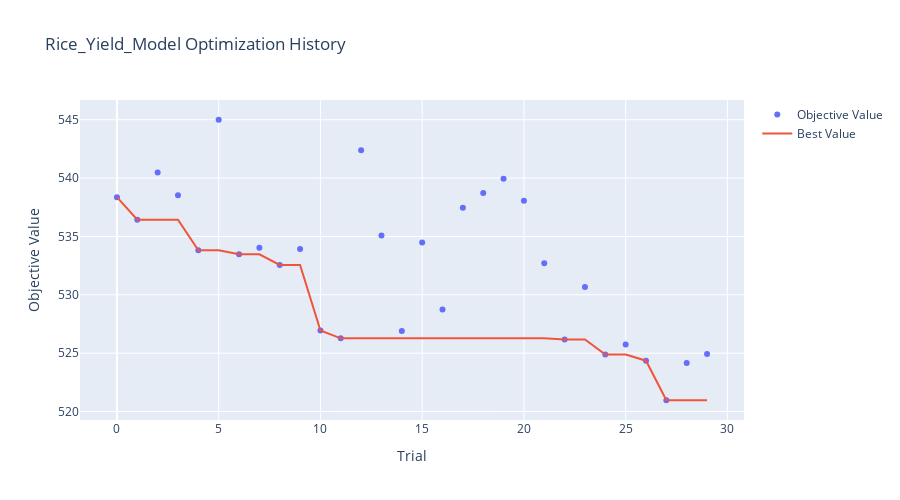
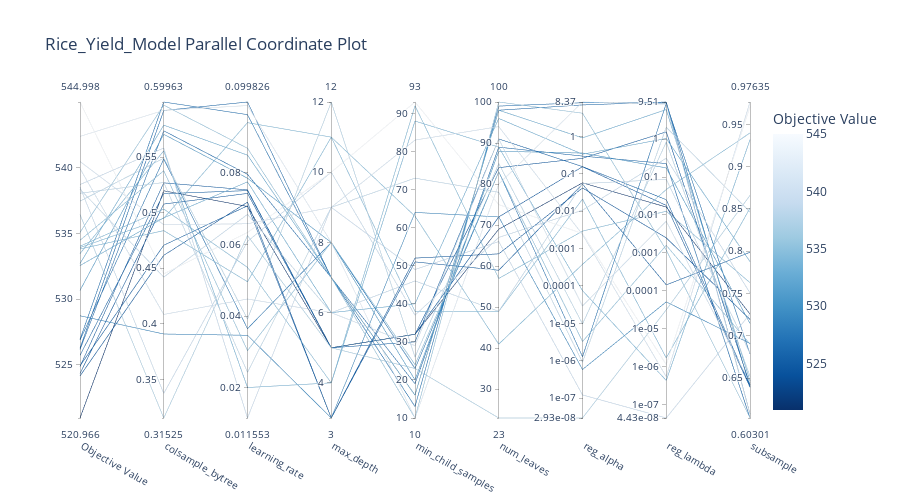
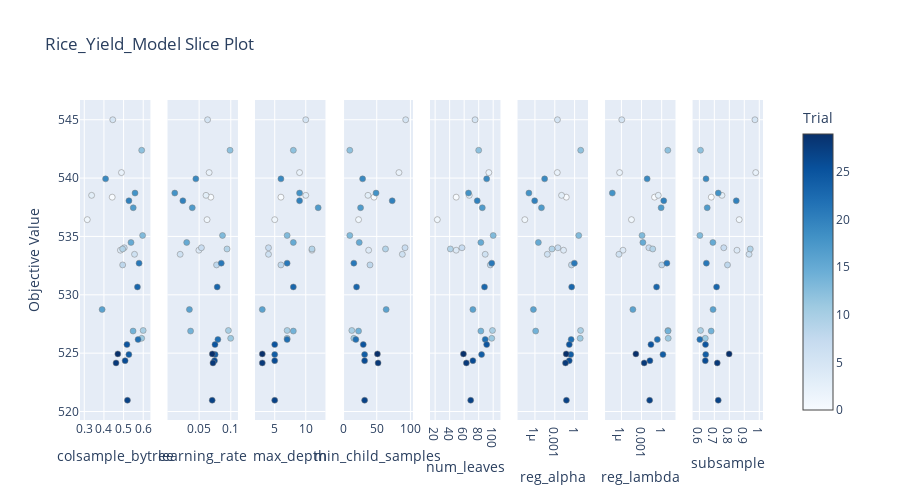
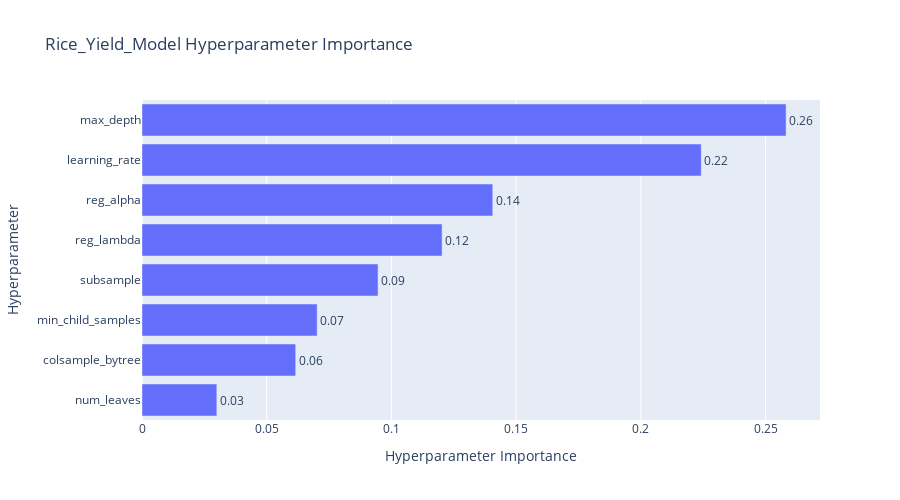

The code cell stored with these charts, in order, in its notebook:
### Markdown cell above
### 6. Optuna Visualization
Visualizing the tuning process to understand parameter importance and convergence.

### Code cell
# --- OPTUNA VISUALIZATIONS ---
name = "Rice_Yield_Model"

# 1. Optimization History
fig = plot_optimization_history(study)
fig.update_layout(title=f'{name} Optimization History', width=900, height=500)
# fig.write_image(f'optuna_{name}_history.png') # Optional save
fig.show()

# 2. Parallel Coordinate (Hyperparameter Relationships)
fig = plot_parallel_coordinate(study)
fig.update_layout(title=f'{name} Parallel Coordinate Plot', width=900, height=500)
# fig.write_image(f'optuna_{name}_parallel_coordinate.png')
fig.show()

# 3. Slice Plot (Individual Parameter impact)
fig = plot_slice(study)
fig.update_layout(title=f'{name} Slice Plot', width=900, height=500)
# fig.write_image(f'optuna_{name}_slice.png')
fig.show()

# 4. Parameter Importance
try:
    fig = plot_param_importances(study)
    fig.update_layout(title=f'{name} Hyperparameter Importance', width=900, height=500)
    # fig.write_image(f'optuna_{name}_param_importance.png')
    fig.show()
except (ValueError, RuntimeError) as e:
    print(f'Could not plot parameter importance: {e}')

### Figure 1 — Plotly figure (JSON) as saved in the notebook; plotly's stock layout.template omitted (floating-point values rounded to 4 significant figures)
{"data": [{"mode": "markers", "name": "Objective Value", "type": "scatter", "x": [0, 1, 2, 3, 4, 5, 6, 7, 8, 9, 10, 11, 12, 13, 14, 15, 16, 17, 18, 19, 20, 21, 22, 23, 24, 25, 26, 27, 28, 29], "y": [538.4, 536.4, 540.5, 538.5, 533.8, 545.0, 533.5, 534.0, 532.6, 533.9, 526.9, 526.3, 542.4, 535.1, 526.9, 534.5, 528.7, 537.5, 538.7, 539.9, 538.1, 532.7, 526.2, 530.7, 524.9, 525.7, 524.4, 521.0, 524.2, 524.9]}, {"mode": "lines", "name": "Best Value", "type": "scatter", "x": [0, 1, 2, 3, 4, 5, 6, 7, 8, 9, 10, 11, 12, 13, 14, 15, 16, 17, 18, 19, 20, 21, 22, 23, 24, 25, 26, 27, 28, 29], "y": [538.4, 536.4, 536.4, 536.4, 533.8, 533.8, 533.5, 533.5, 532.6, 532.6, 526.9, 526.3, 526.3, 526.3, 526.3, 526.3, 526.3, 526.3, 526.3, 526.3, 526.3, 526.3, 526.2, 526.2, 524.9, 524.9, 524.4, 521.0, 521.0, 521.0]}, {"marker": {"color": "#cccccc"}, "mode": "markers", "name": "Infeasible Trial", "showlegend": false, "type": "scatter", "x": [], "y": []}], "layout": {"height": 500, "title": {"text": "Rice_Yield_Model Optimization History"}, "width": 900, "xaxis": {"title": {"text": "Trial"}}, "yaxis": {"title": {"text": "Objective Value"}}}}

### Figure 2 — Plotly figure (JSON) as saved in the notebook; plotly's stock layout.template omitted (floating-point values rounded to 4 significant figures)
{"data": [{"dimensions": [{"label": "Objective Value", "range": [521.0, 545.0], "values": [538.4, 536.4, 540.5, 538.5, 533.8, 545.0, 533.5, 534.0, 532.6, 533.9, 526.9, 526.3, 542.4, 535.1, 526.9, 534.5, 528.7, 537.5, 538.7, 539.9, 538.1, 532.7, 526.2, 530.7, 524.9, 525.7, 524.4, 521.0, 524.2, 524.9]}, {"label": "colsample_bytree", "range": [0.3152, 0.5996], "values": [0.442, 0.3152, 0.4892, 0.3374, 0.4839, 0.445, 0.5556, 0.5033, 0.4954, 0.495, 0.5996, 0.592, 0.5921, 0.5968, 0.5483, 0.5377, 0.3909, 0.5491, 0.5582, 0.4084, 0.5272, 0.5788, 0.5737, 0.5706, 0.5269, 0.5171, 0.5078, 0.5197, 0.4616, 0.4707]}, {"label": "learning_rate", "range": [0.01155, 0.09983], "values": [0.06843, 0.06251, 0.06582, 0.06088, 0.04963, 0.06337, 0.02006, 0.05363, 0.07752, 0.09405, 0.09629, 0.09983, 0.09883, 0.08691, 0.03651, 0.03038, 0.03466, 0.03919, 0.01155, 0.04479, 0.02433, 0.08497, 0.07962, 0.07854, 0.07527, 0.07508, 0.07429, 0.07064, 0.07186, 0.07083]}, {"label": "max_depth", "range": [3, 12], "values": [6, 5, 9, 10, 11, 10, 4, 4, 6, 11, 7, 7, 8, 7, 8, 8, 3, 12, 9, 6, 9, 7, 7, 8, 5, 5, 5, 5, 3, 3]}, {"label": "min_child_samples", "range": [10, 93], "values": [46, 23, 83, 37, 38, 93, 88, 92, 40, 63, 13, 16, 10, 10, 23, 24, 64, 26, 49, 29, 73, 16, 19, 20, 32, 30, 32, 32, 52, 51]}, {"label": "num_leaves", "range": [23, 100], "values": [49, 23, 94, 67, 49, 75, 89, 57, 96, 41, 99, 98, 80, 100, 83, 83, 72, 85, 66, 91, 78, 98, 89, 88, 84, 91, 72, 69, 63, 59]}, {"label": "reg_alpha", "range": [-7.533, 0.9229], "ticktext": ["2.93e-08", "1e-07", "1e-06", "1e-05", "0.0001", "0.001", "0.01", "0.1", "1", "8.37"], "tickvals": [-7.533, -7, -6, -5, -4, -3, -2, -1, 0, 0.9229], "values": [-1.26, -7.533, -2.621, -1.973, -1.676, -2.597, -4.126, -2.532, -0.4749, -3.421, 0.9036, 0.8439, 0.9229, 0.6231, -5.893, -5.486, -6.235, -5.016, -6.916, -4.536, -6.041, -0.03651, -0.5244, -0.4435, -0.5836, -0.8058, -0.81, -1.24, -1.378, -1.274]}, {"label": "reg_lambda", "range": [-7.354, 0.9782], "ticktext": ["4.43e-08", "1e-07", "1e-06", "1e-05", "0.0001", "0.001", "0.01", "0.1", "1", "9.51"], "tickvals": [-7.354, -7, -6, -5, -4, -3, -2, -1, 0, 0.9782], "values": [-1.062, -4.502, -6.265, -0.5042, -5.769, -5.946, -6.364, -1.903, 0.01588, -1.329, 0.9526, 0.9782, 0.92, -2.925, 0.9387, -2.801, -4.292, -0.07866, -7.354, -2.164, 0.3118, 0.7786, -0.6449, -0.7597, 0.1907, -1.597, -1.748, -1.791, -2.604, -3.844]}, {"label": "subsample", "range": [0.603, 0.9764], "values": [0.6796, 0.8661, 0.9764, 0.7508, 0.8511, 0.971, 0.9318, 0.7629, 0.7879, 0.9398, 0.6077, 0.6393, 0.6072, 0.6032, 0.6787, 0.6903, 0.6912, 0.6522, 0.726, 0.6443, 0.8463, 0.6466, 0.603, 0.7148, 0.6424, 0.6409, 0.6395, 0.7259, 0.7195, 0.7988]}], "labelangle": 30, "labelside": "bottom", "line": {"color": [538.4, 536.4, 540.5, 538.5, 533.8, 545.0, 533.5, 534.0, 532.6, 533.9, 526.9, 526.3, 542.4, 535.1, 526.9, 534.5, 528.7, 537.5, 538.7, 539.9, 538.1, 532.7, 526.2, 530.7, 524.9, 525.7, 524.4, 521.0, 524.2, 524.9], "colorbar": {"title": {"text": "Objective Value"}}, "colorscale": [[0, "rgb(247,251,255)"], [0.125, "rgb(222,235,247)"], [0.25, "rgb(198,219,239)"], [0.375, "rgb(158,202,225)"], [0.5, "rgb(107,174,214)"], [0.625, "rgb(66,146,198)"], [0.75, "rgb(33,113,181)"], [0.875, "rgb(8,81,156)"], [1, "rgb(8,48,107)"]], "reversescale": true, "showscale": true}, "type": "parcoords"}], "layout": {"height": 500, "title": {"text": "Rice_Yield_Model Parallel Coordinate Plot"}, "width": 900}}

### Figure 3 — Plotly figure (JSON) as saved in the notebook; plotly's stock layout.template omitted (floating-point values rounded to 4 significant figures)
{"data": [{"marker": {"color": [0, 1, 2, 3, 4, 5, 6, 7, 8, 9, 10, 11, 12, 13, 14, 15, 16, 17, 18, 19, 20, 21, 22, 23, 24, 25, 26, 27, 28, 29], "colorbar": {"title": {"text": "Trial"}, "x": 1, "xpad": 40}, "colorscale": [[0, "rgb(247,251,255)"], [0.125, "rgb(222,235,247)"], [0.25, "rgb(198,219,239)"], [0.375, "rgb(158,202,225)"], [0.5, "rgb(107,174,214)"], [0.625, "rgb(66,146,198)"], [0.75, "rgb(33,113,181)"], [0.875, "rgb(8,81,156)"], [1, "rgb(8,48,107)"]], "line": {"color": "Grey", "width": 0.5}, "showscale": true}, "mode": "markers", "name": "Feasible Trial", "showlegend": false, "type": "scatter", "x": [0.442, 0.3152, 0.4892, 0.3374, 0.4839, 0.445, 0.5556, 0.5033, 0.4954, 0.495, 0.5996, 0.592, 0.5921, 0.5968, 0.5483, 0.5377, 0.3909, 0.5491, 0.5582, 0.4084, 0.5272, 0.5788, 0.5737, 0.5706, 0.5269, 0.5171, 0.5078, 0.5197, 0.4616, 0.4707], "xaxis": "x", "y": [538.4, 536.4, 540.5, 538.5, 533.8, 545.0, 533.5, 534.0, 532.6, 533.9, 526.9, 526.3, 542.4, 535.1, 526.9, 534.5, 528.7, 537.5, 538.7, 539.9, 538.1, 532.7, 526.2, 530.7, 524.9, 525.7, 524.4, 521.0, 524.2, 524.9], "yaxis": "y"}, {"marker": {"color": [0, 1, 2, 3, 4, 5, 6, 7, 8, 9, 10, 11, 12, 13, 14, 15, 16, 17, 18, 19, 20, 21, 22, 23, 24, 25, 26, 27, 28, 29], "colorbar": {"title": {"text": "Trial"}, "x": 1, "xpad": 40}, "colorscale": [[0, "rgb(247,251,255)"], [0.125, "rgb(222,235,247)"], [0.25, "rgb(198,219,239)"], [0.375, "rgb(158,202,225)"], [0.5, "rgb(107,174,214)"], [0.625, "rgb(66,146,198)"], [0.75, "rgb(33,113,181)"], [0.875, "rgb(8,81,156)"], [1, "rgb(8,48,107)"]], "line": {"color": "Grey", "width": 0.5}, "showscale": false}, "mode": "markers", "name": "Feasible Trial", "showlegend": false, "type": "scatter", "x": [0.06843, 0.06251, 0.06582, 0.06088, 0.04963, 0.06337, 0.02006, 0.05363, 0.07752, 0.09405, 0.09629, 0.09983, 0.09883, 0.08691, 0.03651, 0.03038, 0.03466, 0.03919, 0.01155, 0.04479, 0.02433, 0.08497, 0.07962, 0.07854, 0.07527, 0.07508, 0.07429, 0.07064, 0.07186, 0.07083], "xaxis": "x2", "y": [538.4, 536.4, 540.5, 538.5, 533.8, 545.0, 533.5, 534.0, 532.6, 533.9, 526.9, 526.3, 542.4, 535.1, 526.9, 534.5, 528.7, 537.5, 538.7, 539.9, 538.1, 532.7, 526.2, 530.7, 524.9, 525.7, 524.4, 521.0, 524.2, 524.9], "yaxis": "y2"}, {"marker": {"color": [0, 1, 2, 3, 4, 5, 6, 7, 8, 9, 10, 11, 12, 13, 14, 15, 16, 17, 18, 19, 20, 21, 22, 23, 24, 25, 26, 27, 28, 29], "colorbar": {"title": {"text": "Trial"}, "x": 1, "xpad": 40}, "colorscale": [[0, "rgb(247,251,255)"], [0.125, "rgb(222,235,247)"], [0.25, "rgb(198,219,239)"], [0.375, "rgb(158,202,225)"], [0.5, "rgb(107,174,214)"], [0.625, "rgb(66,146,198)"], [0.75, "rgb(33,113,181)"], [0.875, "rgb(8,81,156)"], [1, "rgb(8,48,107)"]], "line": {"color": "Grey", "width": 0.5}, "showscale": false}, "mode": "markers", "name": "Feasible Trial", "showlegend": false, "type": "scatter", "x": [6, 5, 9, 10, 11, 10, 4, 4, 6, 11, 7, 7, 8, 7, 8, 8, 3, 12, 9, 6, 9, 7, 7, 8, 5, 5, 5, 5, 3, 3], "xaxis": "x3", "y": [538.4, 536.4, 540.5, 538.5, 533.8, 545.0, 533.5, 534.0, 532.6, 533.9, 526.9, 526.3, 542.4, 535.1, 526.9, 534.5, 528.7, 537.5, 538.7, 539.9, 538.1, 532.7, 526.2, 530.7, 524.9, 525.7, 524.4, 521.0, 524.2, 524.9], "yaxis": "y3"}, {"marker": {"color": [0, 1, 2, 3, 4, 5, 6, 7, 8, 9, 10, 11, 12, 13, 14, 15, 16, 17, 18, 19, 20, 21, 22, 23, 24, 25, 26, 27, 28, 29], "colorbar": {"title": {"text": "Trial"}, "x": 1, "xpad": 40}, "colorscale": [[0, "rgb(247,251,255)"], [0.125, "rgb(222,235,247)"], [0.25, "rgb(198,219,239)"], [0.375, "rgb(158,202,225)"], [0.5, "rgb(107,174,214)"], [0.625, "rgb(66,146,198)"], [0.75, "rgb(33,113,181)"], [0.875, "rgb(8,81,156)"], [1, "rgb(8,48,107)"]], "line": {"color": "Grey", "width": 0.5}, "showscale": false}, "mode": "markers", "name": "Feasible Trial", "showlegend": false, "type": "scatter", "x": [46, 23, 83, 37, 38, 93, 88, 92, 40, 63, 13, 16, 10, 10, 23, 24, 64, 26, 49, 29, 73, 16, 19, 20, 32, 30, 32, 32, 52, 51], "xaxis": "x4", "y": [538.4, 536.4, 540.5, 538.5, 533.8, 545.0, 533.5, 534.0, 532.6, 533.9, 526.9, 526.3, 542.4, 535.1, 526.9, 534.5, 528.7, 537.5, 538.7, 539.9, 538.1, 532.7, 526.2, 530.7, 524.9, 525.7, 524.4, 521.0, 524.2, 524.9], "yaxis": "y4"}, {"marker": {"color": [0, 1, 2, 3, 4, 5, 6, 7, 8, 9, 10, 11, 12, 13, 14, 15, 16, 17, 18, 19, 20, 21, 22, 23, 24, 25, 26, 27, 28, 29], "colorbar": {"title": {"text": "Trial"}, "x": 1, "xpad": 40}, "colorscale": [[0, "rgb(247,251,255)"], [0.125, "rgb(222,235,247)"], [0.25, "rgb(198,219,239)"], [0.375, "rgb(158,202,225)"], [0.5, "rgb(107,174,214)"], [0.625, "rgb(66,146,198)"], [0.75, "rgb(33,113,181)"], [0.875, "rgb(8,81,156)"], [1, "rgb(8,48,107)"]], "line": {"color": "Grey", "width": 0.5}, "showscale": false}, "mode": "markers", "name": "Feasible Trial", "showlegend": false, "type": "scatter", "x": [49, 23, 94, 67, 49, 75, 89, 57, 96, 41, 99, 98, 80, 100, 83, 83, 72, 85, 66, 91, 78, 98, 89, 88, 84, 91, 72, 69, 63, 59], "xaxis": "x5", "y": [538.4, 536.4, 540.5, 538.5, 533.8, 545.0, 533.5, 534.0, 532.6, 533.9, 526.9, 526.3, 542.4, 535.1, 526.9, 534.5, 528.7, 537.5, 538.7, 539.9, 538.1, 532.7, 526.2, 530.7, 524.9, 525.7, 524.4, 521.0, 524.2, 524.9], "yaxis": "y5"}, {"marker": {"color": [0, 1, 2, 3, 4, 5, 6, 7, 8, 9, 10, 11, 12, 13, 14, 15, 16, 17, 18, 19, 20, 21, 22, 23, 24, 25, 26, 27, 28, 29], "colorbar": {"title": {"text": "Trial"}, "x": 1, "xpad": 40}, "colorscale": [[0, "rgb(247,251,255)"], [0.125, "rgb(222,235,247)"], [0.25, "rgb(198,219,239)"], [0.375, "rgb(158,202,225)"], [0.5, "rgb(107,174,214)"], [0.625, "rgb(66,146,198)"], [0.75, "rgb(33,113,181)"], [0.875, "rgb(8,81,156)"], [1, "rgb(8,48,107)"]], "line": {"color": "Grey", "width": 0.5}, "showscale": false}, "mode": "markers", "name": "Feasible Trial", "showlegend": false, "type": "scatter", "x": [0.0549, 2.931e-08, 0.002395, 0.01064, 0.02109, 0.002527, 7.485e-05, 0.002937, 0.335, 0.0003793, 8.01, 6.981, 8.374, 4.199, 1.278e-06, 3.263e-06, 5.82e-07, 9.63e-06, 1.213e-07, 2.914e-05, 9.093e-07, 0.9194, 0.2989, 0.3602, 0.2609, 0.1564, 0.1549, 0.05754, 0.04192, 0.05323], "xaxis": "x6", "y": [538.4, 536.4, 540.5, 538.5, 533.8, 545.0, 533.5, 534.0, 532.6, 533.9, 526.9, 526.3, 542.4, 535.1, 526.9, 534.5, 528.7, 537.5, 538.7, 539.9, 538.1, 532.7, 526.2, 530.7, 524.9, 525.7, 524.4, 521.0, 524.2, 524.9], "yaxis": "y6"}, {"marker": {"color": [0, 1, 2, 3, 4, 5, 6, 7, 8, 9, 10, 11, 12, 13, 14, 15, 16, 17, 18, 19, 20, 21, 22, 23, 24, 25, 26, 27, 28, 29], "colorbar": {"title": {"text": "Trial"}, "x": 1, "xpad": 40}, "colorscale": [[0, "rgb(247,251,255)"], [0.125, "rgb(222,235,247)"], [0.25, "rgb(198,219,239)"], [0.375, "rgb(158,202,225)"], [0.5, "rgb(107,174,214)"], [0.625, "rgb(66,146,198)"], [0.75, "rgb(33,113,181)"], [0.875, "rgb(8,81,156)"], [1, "rgb(8,48,107)"]], "line": {"color": "Grey", "width": 0.5}, "showscale": false}, "mode": "markers", "name": "Feasible Trial", "showlegend": false, "type": "scatter", "x": [0.08665, 3.146e-05, 5.431e-07, 0.3132, 1.702e-06, 1.133e-06, 4.324e-07, 0.0125, 1.037, 0.04692, 8.967, 9.511, 8.317, 0.001189, 8.683, 0.001583, 5.11e-05, 0.8343, 4.426e-08, 0.006856, 2.05, 6.006, 0.2265, 0.1739, 1.551, 0.02532, 0.01785, 0.01617, 0.00249, 0.0001432], "xaxis": "x7", "y": [538.4, 536.4, 540.5, 538.5, 533.8, 545.0, 533.5, 534.0, 532.6, 533.9, 526.9, 526.3, 542.4, 535.1, 526.9, 534.5, 528.7, 537.5, 538.7, 539.9, 538.1, 532.7, 526.2, 530.7, 524.9, 525.7, 524.4, 521.0, 524.2, 524.9], "yaxis": "y7"}, {"marker": {"color": [0, 1, 2, 3, 4, 5, 6, 7, 8, 9, 10, 11, 12, 13, 14, 15, 16, 17, 18, 19, 20, 21, 22, 23, 24, 25, 26, 27, 28, 29], "colorbar": {"title": {"text": "Trial"}, "x": 1, "xpad": 40}, "colorscale": [[0, "rgb(247,251,255)"], [0.125, "rgb(222,235,247)"], [0.25, "rgb(198,219,239)"], [0.375, "rgb(158,202,225)"], [0.5, "rgb(107,174,214)"], [0.625, "rgb(66,146,198)"], [0.75, "rgb(33,113,181)"], [0.875, "rgb(8,81,156)"], [1, "rgb(8,48,107)"]], "line": {"color": "Grey", "width": 0.5}, "showscale": false}, "mode": "markers", "name": "Feasible Trial", "showlegend": false, "type": "scatter", "x": [0.6796, 0.8661, 0.9764, 0.7508, 0.8511, 0.971, 0.9318, 0.7629, 0.7879, 0.9398, 0.6077, 0.6393, 0.6072, 0.6032, 0.6787, 0.6903, 0.6912, 0.6522, 0.726, 0.6443, 0.8463, 0.6466, 0.603, 0.7148, 0.6424, 0.6409, 0.6395, 0.7259, 0.7195, 0.7988], "xaxis": "x8", "y": [538.4, 536.4, 540.5, 538.5, 533.8, 545.0, 533.5, 534.0, 532.6, 533.9, 526.9, 526.3, 542.4, 535.1, 526.9, 534.5, 528.7, 537.5, 538.7, 539.9, 538.1, 532.7, 526.2, 530.7, 524.9, 525.7, 524.4, 521.0, 524.2, 524.9], "yaxis": "y8"}], "layout": {"height": 500, "title": {"text": "Rice_Yield_Model Slice Plot"}, "width": 900, "xaxis": {"anchor": "y", "domain": [0, 0.1031], "title": {"text": "colsample_bytree"}}, "xaxis2": {"anchor": "y2", "domain": [0.1281, 0.2312], "title": {"text": "learning_rate"}}, "xaxis3": {"anchor": "y3", "domain": [0.2562, 0.3594], "title": {"text": "max_depth"}}, "xaxis4": {"anchor": "y4", "domain": [0.3844, 0.4875], "title": {"text": "min_child_samples"}}, "xaxis5": {"anchor": "y5", "domain": [0.5125, 0.6156], "title": {"text": "num_leaves"}}, "xaxis6": {"anchor": "y6", "domain": [0.6406, 0.7438], "title": {"text": "reg_alpha"}, "type": "log"}, "xaxis7": {"anchor": "y7", "domain": [0.7688, 0.8719], "title": {"text": "reg_lambda"}, "type": "log"}, "xaxis8": {"anchor": "y8", "domain": [0.8969, 1], "title": {"text": "subsample"}}, "yaxis": {"anchor": "x", "domain": [0, 1], "title": {"text": "Objective Value"}}, "yaxis2": {"anchor": "x2", "domain": [0, 1], "matches": "y", "showticklabels": false}, "yaxis3": {"anchor": "x3", "domain": [0, 1], "matches": "y", "showticklabels": false}, "yaxis4": {"anchor": "x4", "domain": [0, 1], "matches": "y", "showticklabels": false}, "yaxis5": {"anchor": "x5", "domain": [0, 1], "matches": "y", "showticklabels": false}, "yaxis6": {"anchor": "x6", "domain": [0, 1], "matches": "y", "showticklabels": false}, "yaxis7": {"anchor": "x7", "domain": [0, 1], "matches": "y", "showticklabels": false}, "yaxis8": {"anchor": "x8", "domain": [0, 1], "matches": "y", "showticklabels": false}}}

### Figure 4 — Plotly figure (JSON) as saved in the notebook; plotly's stock layout.template omitted (floating-point values rounded to 4 significant figures)
{"data": [{"cliponaxis": false, "hovertemplate": ["num_leaves (IntDistribution): 0.03000764708250612<extra></extra>", "colsample_bytree (FloatDistribution): 0.061635445306354626<extra></extra>", "min_child_samples (IntDistribution): 0.07023691143569057<extra></extra>", "subsample (FloatDistribution): 0.09464667813783552<extra></extra>", "reg_lambda (FloatDistribution): 0.1203339914407919<extra></extra>", "reg_alpha (FloatDistribution): 0.1406404976074007<extra></extra>", "learning_rate (FloatDistribution): 0.2242421169117321<extra></extra>", "max_depth (IntDistribution): 0.2582567120776884<extra></extra>"], "name": "Objective Value", "orientation": "h", "text": ["0.03", "0.06", "0.07", "0.09", "0.12", "0.14", "0.22", "0.26"], "textposition": "outside", "type": "bar", "x": [0.03001, 0.06164, 0.07024, 0.09465, 0.1203, 0.1406, 0.2242, 0.2583], "y": ["num_leaves", "colsample_bytree", "min_child_samples", "subsample", "reg_lambda", "reg_alpha", "learning_rate", "max_depth"]}], "layout": {"height": 500, "title": {"text": "Rice_Yield_Model Hyperparameter Importance"}, "width": 900, "xaxis": {"title": {"text": "Hyperparameter Importance"}}, "yaxis": {"title": {"text": "Hyperparameter"}}}}
